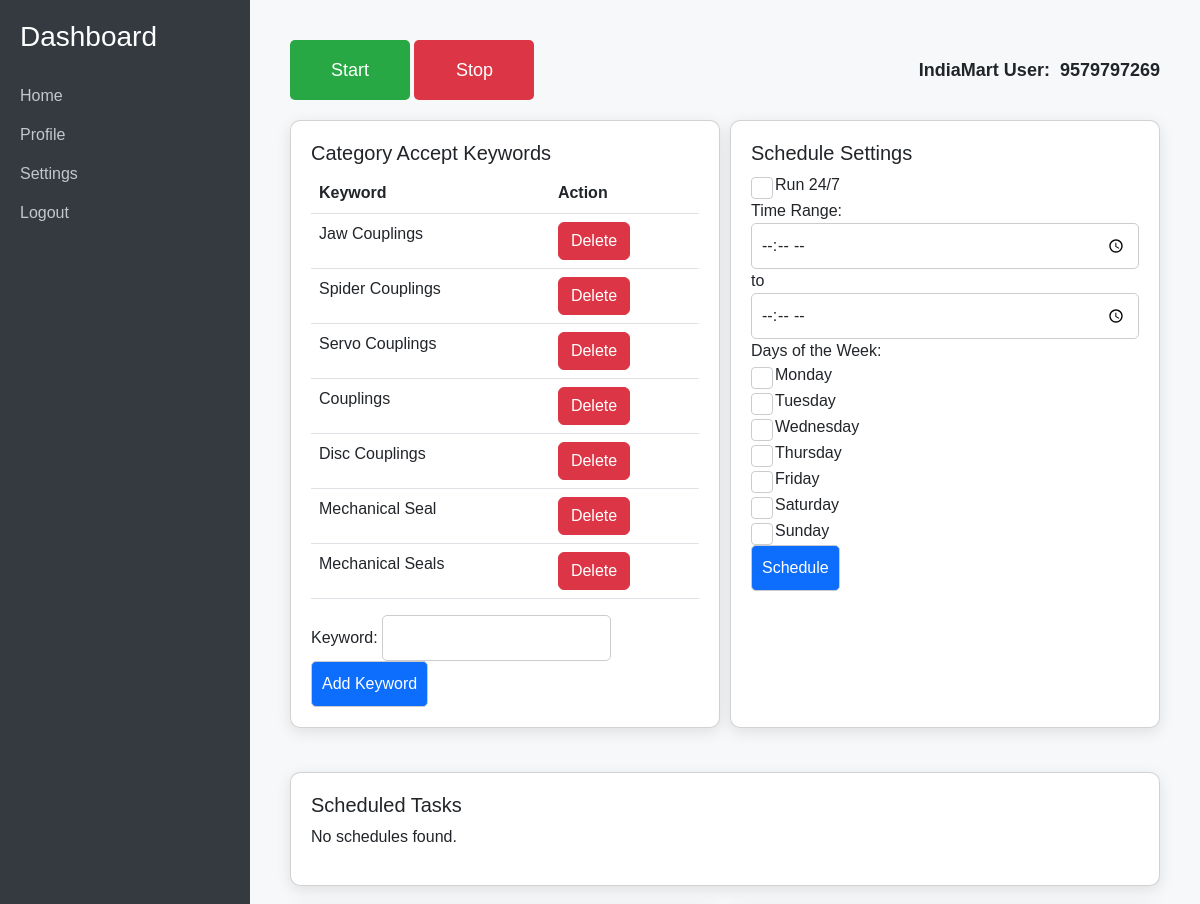
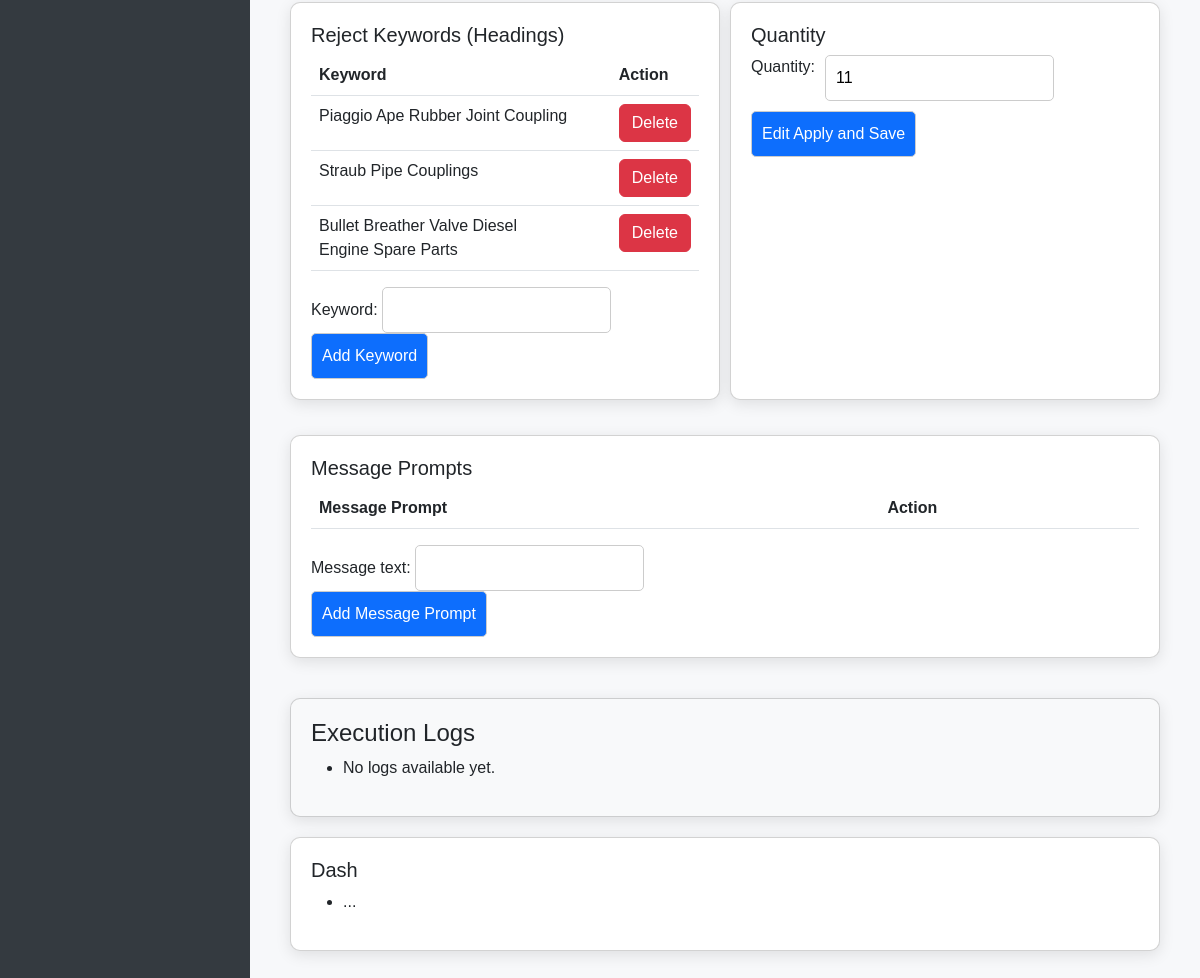
The page / (signed in) on the database as committed earlier (2 pictures, top to bottom).
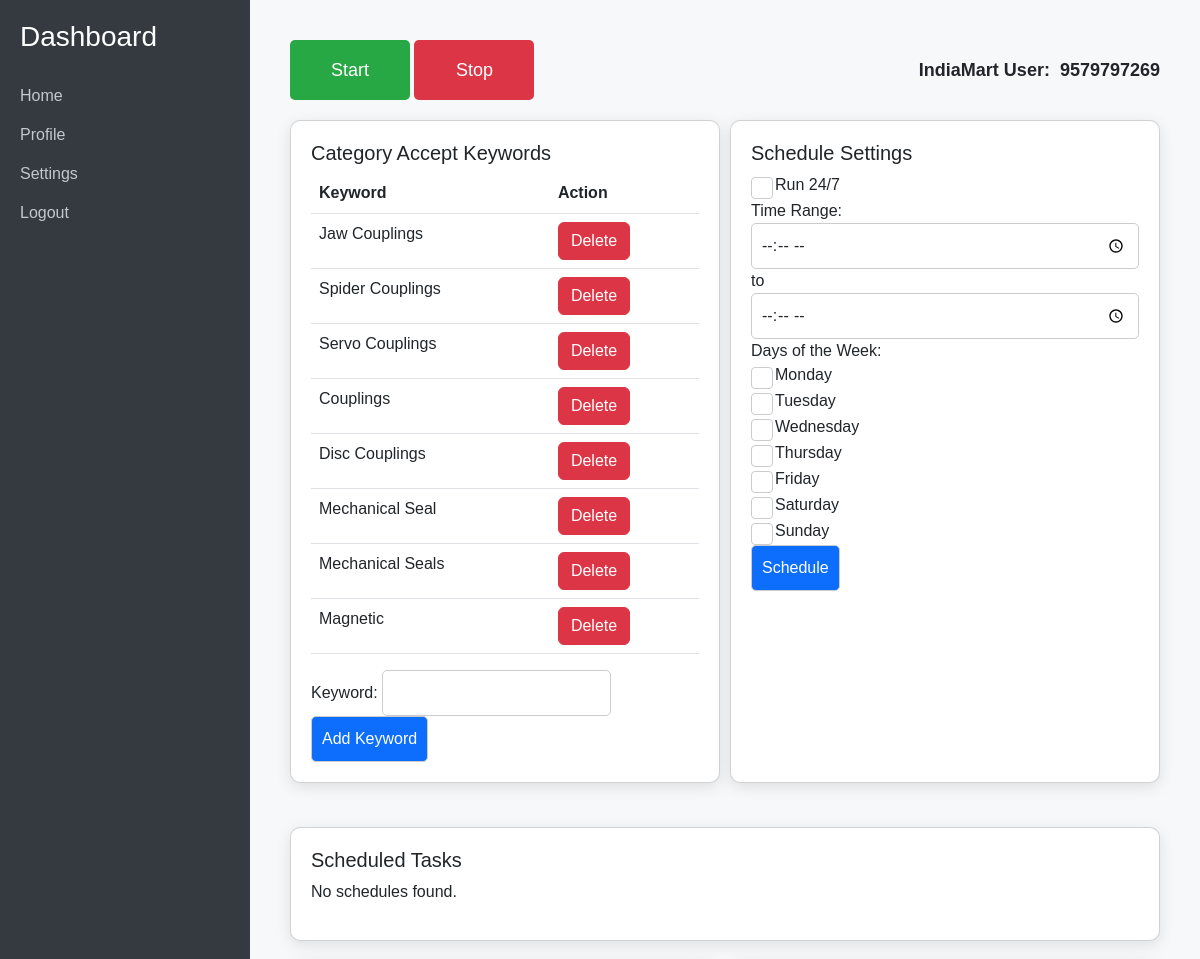
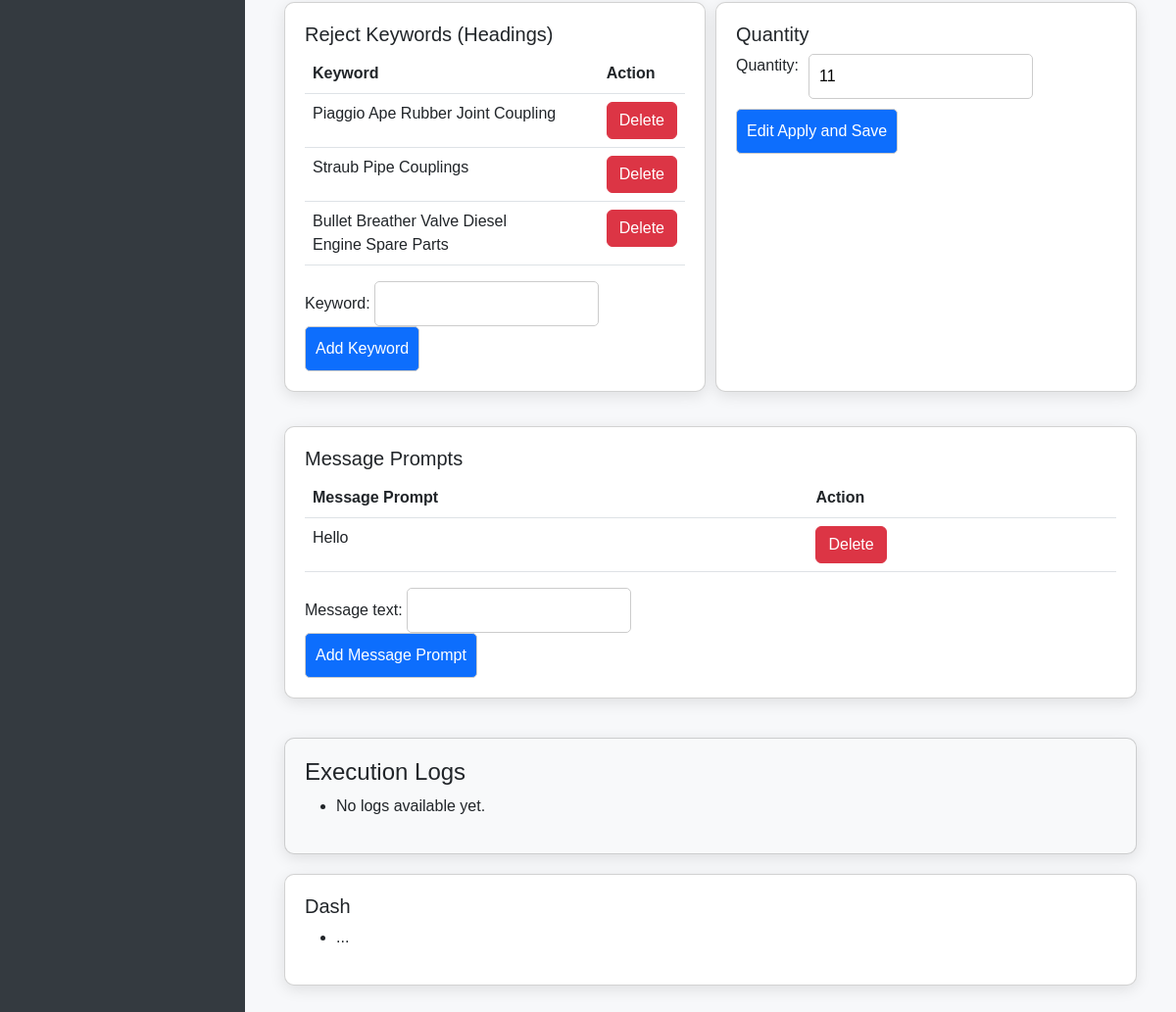
The same page on the database as committed later (2 pictures, top to bottom).
### accounts/models.py (models this page shows, shortened)
class CategoryKeyword(models.Model):
    user = models.ForeignKey(User, on_delete=models.CASCADE)
    keyword = models.CharField(max_length=255)

class RejectedKeyword(models.Model):
    user = models.ForeignKey(User, on_delete=models.CASCADE)
    keyword = models.CharField(max_length=255)

class MessagePrompt(models.Model):
    user = models.ForeignKey(User, on_delete=models.CASCADE)
    message_text = models.CharField(max_length=255)

### accounts/views.py (the view)
# urls.py: path('', views.dashboard_view, name='dashboard'),
@login_required
def dashboard_view(request):
    schedules = ScheduleSettings.objects.filter(user=request.user)
    try:
        indiamart_account = IndiaMartAccount.objects.get(user=request.user)
    except IndiaMartAccount.DoesNotExist:
        indiamart_account = None
    notifications = Notification.objects.filter(user=request.user).order_by('-timestamp')
    category_form = CategoryKeywordForm()
    rejected_form = RejectedKeywordForm()
    quantity_form = QuantityForm(instance=indiamart_account)
    message_prompts = MessagePrompt.objects.filter(user=request.user)
    message_prompt_form = MessagePromptForm()
    if request.method == 'POST':
        print(request.POST)
        if 'start_selenium' in request.POST:
            port_number = request.user.profile.port_number
            category_keywords = list(CategoryKeyword.objects.filter(user=request.user).values_list('keyword', flat=True))
            rejected_keywords = list(RejectedKeyword.objects.filter(user=request.user).values_list('keyword', flat=True))
            quantity = indiamart_account.quantity if indiamart_account else 0
            message_prompts = list(MessagePrompt.objects.filter(user=request.user).values_list('message_text', flat=True))
            stop_event = threading.Event()
            stop_events[request.user.username] = stop_event
            thread = threading.Thread(
                target=run_selenium_script,
                args=(port_number, request.user.username, category_keywords, rejected_keywords, quantity, stop_event,message_prompts)
            )
            thread.start()
            return redirect('dashboard')
        if 'stop_selenium' in request.POST:
            if request.user.username in stop_events:
                stop_event = stop_events[request.user.username]
                stop_event.set()  # Signal the thread to stop
                user = request.user
                user.profile.stop_selenium = True
                user.profile.save()
                return redirect('dashboard')
        if 'save_quantity' in request.POST:
            quantity_form = QuantityForm(request.POST, instance=indiamart_account)
            if quantity_form.is_valid():
                quantity_form.save()
                return redirect('dashboard')
        if 'add_category_keyword' in request.POST:
            category_form = CategoryKeywordForm(request.POST)
            if category_form.is_valid():
                new_keyword = category_form.save(commit=False)
                new_keyword.user = request.user
                new_keyword.save()
                return redirect('dashboard')
        if 'add_rejected_keyword' in request.POST:
            rejected_form = RejectedKeywordForm(request.POST)
            if rejected_form.is_valid():
                new_reject_keyword = rejected_form.save(commit=False)
                new_reject_keyword.user = request.user
                new_reject_keyword.save()
                return redirect('dashboard')
        if 'add_message_prompt' in request.POST:
            form = MessagePromptForm(request.POST)
            if form.is_valid():
                new_form = form.save(commit=False)
                new_form.user = request.user
                new_form.save()
                form.save()
                messages.success(request, "Message prompt added successfully.")
                return redirect('dashboard')
            else:
                messages.error(request, "Failed to add message prompt.")
    else:
        category_form = CategoryKeywordForm()
        rejected_form = RejectedKeywordForm()
        quantity_form = QuantityForm(instance=indiamart_account)
        message_prompt_form=MessagePromptForm()
    context = {
        'schedules': schedules,
        'notifications':notifications,
        'quantity_form': quantity_form,
        'category_keywords': CategoryKeyword.objects.filter(user=request.user),
        'rejected_keywords': RejectedKeyword.objects.filter(user=request.user),
        'category_form': category_form,
        'rejected_form': rejected_form,
        'message_prompts': message_prompts,
        'message_prompt_form': message_prompt_form,
        'indiamart_account': indiamart_account  # Pass the IndiaMart account to the template
    }
    return render(request, 'dashboard.html', context)

### accounts/form.py
class QuantityForm(forms.ModelForm):
    class Meta:
        model = IndiaMartAccount
        fields = ['quantity']

class CategoryKeywordForm(forms.ModelForm):
    class Meta:
        model = CategoryKeyword
        fields = ['keyword']

### accounts/templates/dashboard.html (shortened to what the changed rows need)
<!DOCTYPE html>
<html lang="en">
<head>
    <link href="https://cdn.jsdelivr.net/npm/bootstrap@5.3.0/dist/css/bootstrap.min.css" rel="stylesheet">
</head>
<body>
    <div class="dashboard-container">
        <div class="content">
            <div class="form-section">
                <div class="card" style="flex: 1;">
                    <table class="table">
                        <thead>
                            <tr>
                                <th>Keyword</th>
                                <th>Action</th>
                            </tr>
                        </thead>
                        <tbody>
                            {% for keyword in category_keywords %}
                            <tr>
                                <td>{{ keyword.keyword }}</td>
                                <td>
                                    <a href="{% url 'delete_category_keyword' keyword.id %}" class="btn btn-danger">Delete</a>
                                </td>
                            </tr>
                            {% endfor %}
                        </tbody>
                    </table>
                </div>
            </div>
            <div class="form-section">
                <div class="card" style="flex: 1;">
                    <table class="table">
                        <thead>
                            <tr>
                                <th>Keyword</th>
                                <th>Action</th>
                            </tr>
                        </thead>
                        <tbody>
                            {% for keyword in rejected_keywords %}
                            <tr>
                                <td>{{ keyword.keyword }}</td>
                                <td>
                                    <a href="{% url 'delete_rejected_keyword' keyword.id %}" class="btn btn-danger">Delete</a>
                                </td>
                            </tr>
                            {% endfor %}
                        </tbody>
                    </table>
                </div>
            </div>
            <div class="form-section">
                <div class="card" style="flex: 1;">
                    <table class="table">
                        <thead>
                            <tr>
                                <th>Message Prompt</th>
                                <th>Action</th>
                            </tr>
                        </thead>
                        <tbody>
                            {% for prompt in message_prompts %}
                            <tr>
                                <td>{{ prompt.message_text }}</td>
                                <td>
                                    <a href="{% url 'delete_message_prompt' prompt.id %}" class="btn btn-danger">Delete</a>
                                </td>
                            </tr>
                            {% endfor %}
                        </tbody>
                    </table>
                </div>
            </div>
        </div>
    </div>
</body>
</html>

Rows that differ between the two databases and show on the page:
added CategoryKeyword: keyword "Magnetic"
added MessagePrompt: message_text "Hello"
